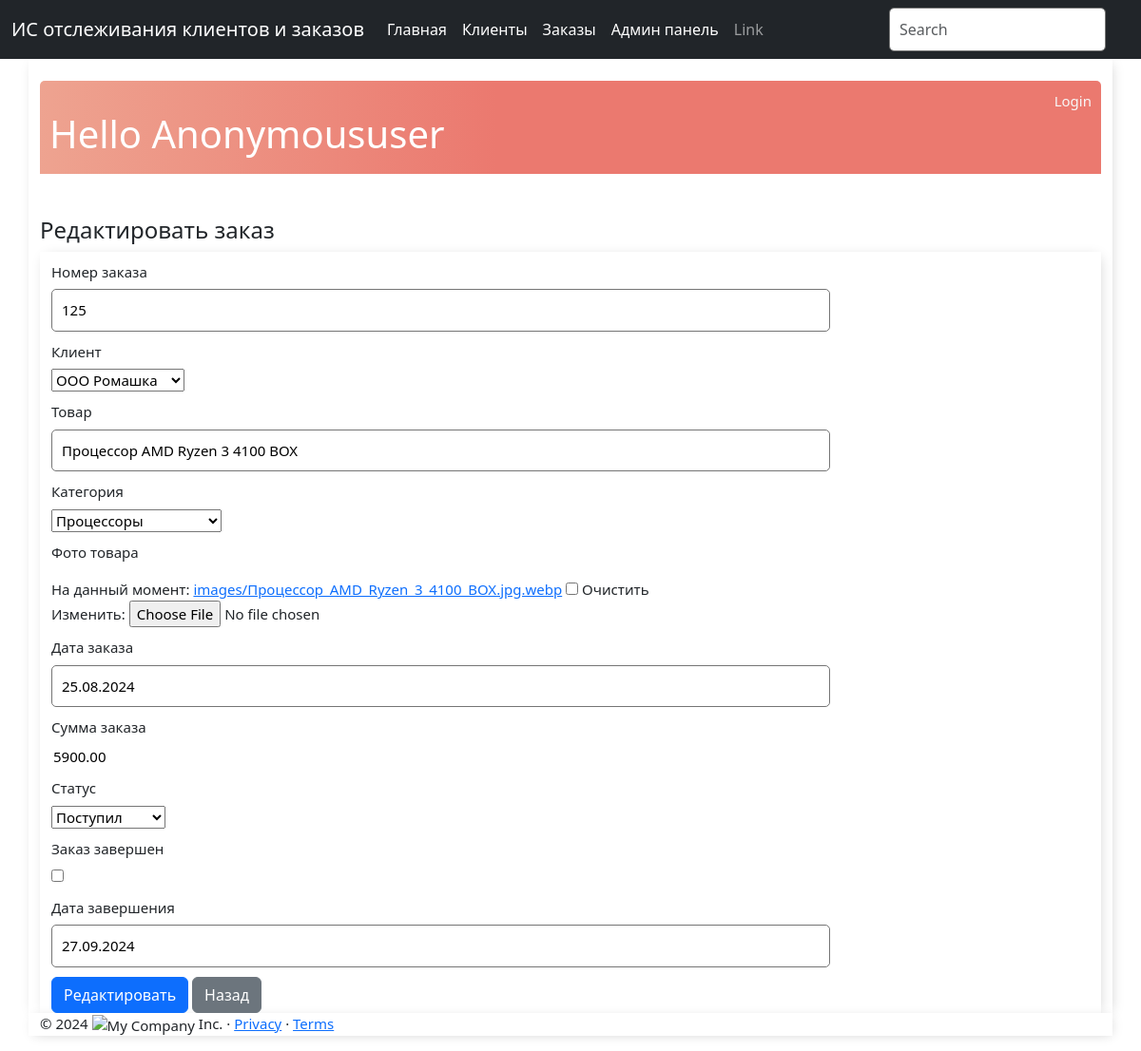
/edit_order/1/, run on the app's committed database.
### base_app/models.py (models this page shows, shortened)
class Order(models.Model):
    objects = None
    order_number = models.CharField(max_length=100, verbose_name='Номер заказа')
    client = models.ForeignKey(Client, on_delete=models.CASCADE, related_name='orders', verbose_name='Клиент')
    product = models.CharField(max_length=100, verbose_name="Товар")
    CATEGORY_CHOICES = [
        ('Процессоры', 'Процессоры'),
        ('Материнские платы', 'Материнские платы'),
        ('Видеокарты', 'Видеокарты'),
        ('Оперативная память', 'Оперативная память'),
        ('SSD-диски', 'SSD-диски'),
        ('HDD-диски', 'HDD-диски'),
        ('Блоки питания>', 'Блоки питания'),
    ]
    category = models.CharField(max_length=50, choices=CATEGORY_CHOICES, verbose_name='Категория')
    photo = models.ImageField(upload_to='images',
                              help_text="Введите фото",
                              verbose_name="Фото товара",
                              null=True, blank=True)
    order_date = models.DateField(verbose_name='Дата заказа')
    order_amount = models.DecimalField(verbose_name="Сумма заказа", max_digits=10, decimal_places=2)
    ORDER_STATUS_CHOICES = [
        ('Поступил', 'Поступил'),
        ('Выполняется', 'Выполняется'),
        ('Закрыт', 'Закрыт'),
    ]
    status = models.CharField(max_length=50, choices=ORDER_STATUS_CHOICES, verbose_name='Статус')
    completed = models.BooleanField(default=False, verbose_name='Заказ завершен')
    completion_date = models.DateField(null=True, blank=True, verbose_name='Дата завершения')
    class Meta:
        verbose_name = 'Заказ'
        verbose_name_plural = 'Заказы'

### base_app/views.py (the view)
# urls.py: path('edit_order/<int:pk>/', views.edit_order, name='edit_order'), # редактирование заказа
def edit_order(request, pk):
    order = get_object_or_404(Order, pk=pk)
    if request.method == "POST":
        form = OrderForm(request.POST, request.FILES, instance=order)
        if form.is_valid():
            form.save()
            return redirect("order_list")
    else:
        form = OrderForm(instance=order)
        context = {
            'form': form,
            'header': 'Редактировать заказ',
        }
        return render(request, 'edit_order.html', context)

### base_app/forms.py
class OrderForm(forms.ModelForm):
    class Meta:
        model = Order
        fields = '__all__'

### base_app/models.py (called while the page is built)
    def __str__(self):
        return self.name

### templates/edit_order.html (shortened to what this page needs)
{% extends 'base.html' %}
{% block content %}
<br>
<div class="header-bar">
    <div>
        <br>
        <h1>Hello {{ request.user|title }}</h1>
    </div>
    {% if request.user.is_authenticated %}
    <a href="{% url 'logout' %}">Logout</a>
    {% else %}
    <a href="{% url 'login' %}">Login</a>
    {% endif %}
</div>
<br><br>
<h4> {{ header }}</h4>
<div class="container">
    <form method="POST">
        {%  for field in form  %}
        <div class="form group">
            <label for="id_{{ field.order_number }}" class="col-2 col-form-label">{{ field.label }}</label>
            <div class="col-10">
                {{ field }}
            </div>
        </div>
        {%  endfor %}
        <div class="button-container">
            <button type="submit" class="btn btn-primary" name="button">Редактировать</button>
            <a href="{% url 'order_list' %}" class="btn btn-secondary">Назад </a>
        </div>
    </form>
</div>
{% endblock %}

### static/css/main.css (style rules this page uses)
body { background: #FAFAFA; font-family: 'Roboto', sans-serif; }
.container { max-width: 550px; font-size: 15px; margin: auto; background: #ffff; -webkit-box-shadow: 2px 2px 13px -4px rgba(0, 0, 0, 0.21); box-shadow: 2px 2px 13px -4px rgba(0, 0, 0, 0.21); }
input { outline: none; border: none; }
.header-bar { display: flex; justify-content: space-between; color: #fff; padding: 10px; border-radius: 5px 5px 0 0; background: linear-gradient(90deg, #EEA390 0%, #EB796F 43%, #EB796F 100%); }
.header-bar a { color: rgb(247, 247, 247); text-decoration: none; }
input[type=text], input[type=password], textarea { border: 1px solid #757575; border-radius: 5px; padding: 10px; width: 90%; }
label { padding-top: 10px !important; display: block; }
::placeholder { font-weight: 300; opacity: 0.5; }
.button-container { margin-top: 10px; }

### data on the page
Order: form "125" "ООО Ромашка" "Процессор AMD Ryzen 3 4100 BOX" "Процессоры" "25.08.2024" "5900.00" "Поступил" "27.09.2024"

### other printed values
{{ request.user|title }} "Anonymoususer"
{{ header }} "Редактировать заказ"
{{ field.label }} "Номер заказа" "Клиент" "Товар" "Категория" "Фото товара" "Дата заказа" "Сумма заказа" "Статус" "Заказ завершен" "Дата завершения"
